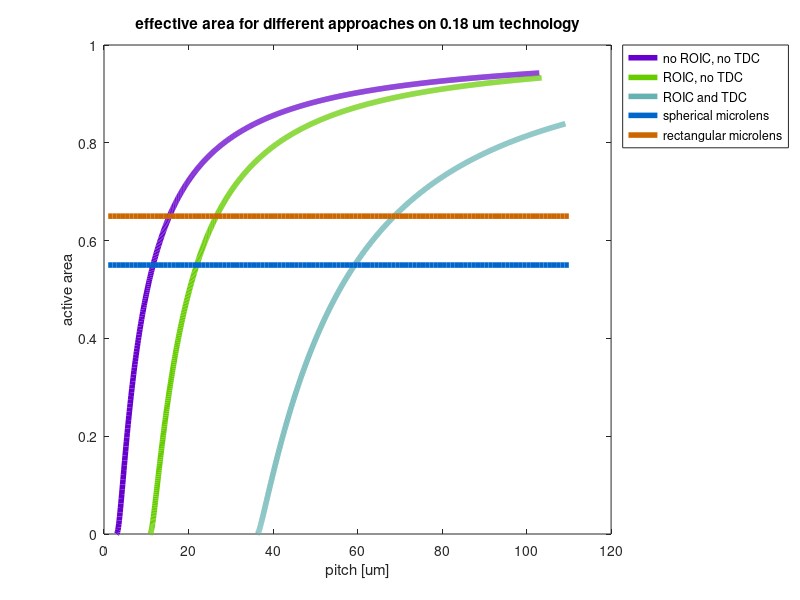

The MATLAB script that drew this image:
% arg1 is csv location
% arg2 is eps destination
clear all;
close;
clc;

colorspec = {[0.4 0 0.8]; [0.4 0.8 0]; [0.4 0.7 0.7]; ...
  [0 0.4 0.8]; [0.8 0.4 0]; [0.7 0.4 0.7]; ...
  [0.8 0 0.4]; [0 0.8 0.4]; [0.7 0.7 0.4]; ...
  [0 0 0.4]; [0 0.4 0]; [0.4 0 0]};

TDC = 1200;
ROIC = 110;
pitch = 1.5;


width_range=0:0.1:100;

%% normal no ROIC or TDC
for i=1:length(width_range)
	c_width = width_range(i);
	c_area(i) = c_width^2+4*pitch^2+4*c_width*pitch;
	c_active(i) = c_width^2/c_area(i);
	c_pitch(i) = sqrt(c_area(i));
end
plot(c_pitch, c_active, 'linewidth', 4, 'Color', colorspec{1});

hold on;

for i=1:length(width_range)
	c_width = width_range(i);
	c_area(i) = c_width^2+4*pitch^2+4*c_width*pitch+ROIC;
	c_active(i) = c_width^2/c_area(i);
	c_pitch(i) = sqrt(c_area(i));
end
plot(c_pitch, c_active, 'linewidth', 4, 'Color', colorspec{2});

for i=1:length(width_range)
	c_width = width_range(i);
	c_area(i) = c_width^2+4*pitch^2+4*c_width*pitch+ROIC+TDC;
	c_active(i) = c_width^2/c_area(i);
	c_pitch(i) = sqrt(c_area(i));
end
plot(c_pitch, c_active, 'linewidth', 4, 'Color', colorspec{3});

plot(1:max(ceil(c_pitch)), (1:max(ceil(c_pitch)))./...
	(1:max(ceil(c_pitch))).*0.55, 'linewidth', 4, 'Color', colorspec{4});
plot(1:max(ceil(c_pitch)), (1:max(ceil(c_pitch)))./...
	(1:max(ceil(c_pitch))).*0.65, 'linewidth', 4, 'Color', colorspec{5});


% threshold = [1 2 4 8 16 32 64 128 256 512 1024]
% x_max = 1000000;
% x = 1:1000;
% % for j=length(threshold):-1:1
% for j=1:length(threshold)
% 	for i=x
% 		y(i) = 1-sum(poisspdf(0:threshold(j), i));
% 	end
% 	semilogx(x,y, 'linewidth', 4, 'Color', colorspec{j})
% 	hold on;
% end

hold off;
xlabel('pitch [um]');
ylabel('active area')
legend('no ROIC, no TDC','ROIC, no TDC','ROIC and TDC','spherical microlens','rectangular microlens', 'location', 'northeastoutside');
title('effective area for different approaches on 0.18 um technology');
print('-deps', '-color', '../report/fig/effective_area.eps');










